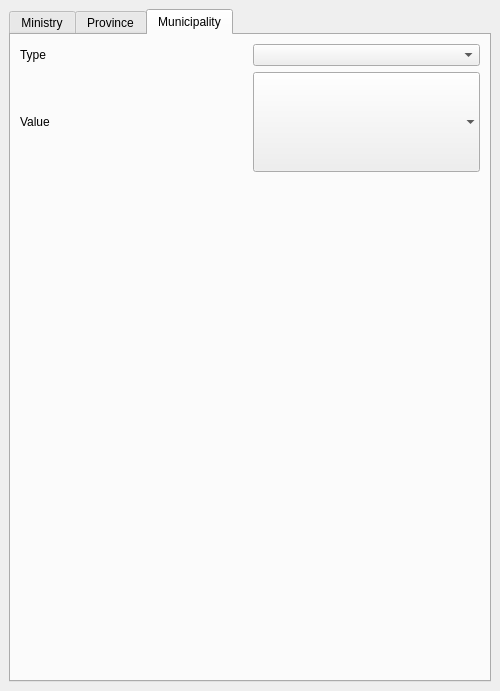
<?xml version="1.0" encoding="UTF-8"?>
<ui version="4.0">
 <class>PlanningToolDockWidgetBase</class>
 <widget class="QDockWidget" name="PlanningToolDockWidgetBase">
  <property name="geometry">
   <rect>
    <x>0</x>
    <y>0</y>
    <width>500</width>
    <height>691</height>
   </rect>
  </property>
  <property name="windowTitle">
   <string>Planning Plugin</string>
  </property>
  <widget class="QWidget" name="dockWidgetContents">
   <layout class="QGridLayout" name="gridLayout">
    <item row="0" column="0">
     <widget class="QTabWidget" name="tabWidget">
      <property name="currentIndex">
       <number>2</number>
      </property>
      <widget class="QWidget" name="tab">
       <attribute name="title">
        <string>Ministry</string>
       </attribute>
       <layout class="QGridLayout" name="gridLayout_2">
        <item row="0" column="0">
         <layout class="QGridLayout" name="grid_details">
          <item row="2" column="1">
           <widget class="QLineEdit" name="input_address"/>
          </item>
          <item row="1" column="0">
           <widget class="QLabel" name="label_16">
            <property name="text">
             <string>No. of People</string>
            </property>
           </widget>
          </item>
          <item row="1" column="1">
           <widget class="QSpinBox" name="input_nOfPeople"/>
          </item>
          <item row="3" column="0">
           <widget class="QLabel" name="label_15">
            <property name="text">
             <string>Phone</string>
            </property>
           </widget>
          </item>
          <item row="0" column="0">
           <widget class="QLabel" name="label_11">
            <property name="text">
             <string>Name</string>
            </property>
           </widget>
          </item>
          <item row="3" column="1">
           <widget class="QLineEdit" name="input_phone"/>
          </item>
          <item row="0" column="1">
           <widget class="QLineEdit" name="input_name"/>
          </item>
          <item row="2" column="0">
           <widget class="QLabel" name="label_12">
            <property name="text">
             <string>Address</string>
            </property>
           </widget>
          </item>
          <item row="4" column="0" alignment="Qt::AlignTop">
           <widget class="QLabel" name="label_13">
            <property name="text">
             <string>Description</string>
            </property>
           </widget>
          </item>
          <item row="4" column="1">
           <widget class="QTextEdit" name="input_description"/>
          </item>
         </layout>
        </item>
       </layout>
      </widget>
      <widget class="QWidget" name="tab_2">
       <attribute name="title">
        <string>Province</string>
       </attribute>
       <layout class="QGridLayout" name="gridLayout_3">
        <item row="0" column="0">
         <layout class="QGridLayout" name="grid_details_2">
          <item row="2" column="1">
           <widget class="QLineEdit" name="input_address_2"/>
          </item>
          <item row="1" column="0">
           <widget class="QLabel" name="label_17">
            <property name="text">
             <string>No. of People</string>
            </property>
           </widget>
          </item>
          <item row="1" column="1">
           <widget class="QSpinBox" name="input_nOfPeople_2"/>
          </item>
          <item row="3" column="0">
           <widget class="QLabel" name="label_18">
            <property name="text">
             <string>Phone</string>
            </property>
           </widget>
          </item>
          <item row="0" column="0">
           <widget class="QLabel" name="label_14">
            <property name="text">
             <string>Name</string>
            </property>
           </widget>
          </item>
          <item row="3" column="1">
           <widget class="QLineEdit" name="input_phone_2"/>
          </item>
          <item row="0" column="1">
           <widget class="QLineEdit" name="input_name_2"/>
          </item>
          <item row="2" column="0">
           <widget class="QLabel" name="label_19">
            <property name="text">
             <string>Address</string>
            </property>
           </widget>
          </item>
          <item row="4" column="0" alignment="Qt::AlignTop">
           <widget class="QLabel" name="label_20">
            <property name="text">
             <string>Description</string>
            </property>
           </widget>
          </item>
          <item row="4" column="1">
           <widget class="QTextEdit" name="input_description_2"/>
          </item>
         </layout>
        </item>
       </layout>
      </widget>
      <widget class="QWidget" name="tab_3">
       <attribute name="title">
        <string>Municipality</string>
       </attribute>
       <layout class="QGridLayout" name="gridLayout_4">
        <item row="1" column="0">
         <spacer name="verticalSpacer">
          <property name="orientation">
           <enum>Qt::Vertical</enum>
          </property>
          <property name="sizeHint" stdset="0">
           <size>
            <width>20</width>
            <height>40</height>
           </size>
          </property>
         </spacer>
        </item>
        <item row="0" column="0">
         <layout class="QGridLayout" name="grid_details_3">
          <item row="1" column="0">
           <widget class="QLabel" name="label_24">
            <property name="text">
             <string>Value</string>
            </property>
           </widget>
          </item>
          <item row="1" column="1">
           <widget class="QComboBox" name="comboBoxValue">
            <property name="sizePolicy">
             <sizepolicy hsizetype="Preferred" vsizetype="Minimum">
              <horstretch>0</horstretch>
              <verstretch>0</verstretch>
             </sizepolicy>
            </property>
            <property name="minimumSize">
             <size>
              <width>0</width>
              <height>100</height>
             </size>
            </property>
            <property name="baseSize">
             <size>
              <width>0</width>
              <height>0</height>
             </size>
            </property>
            <property name="font">
             <font>
              <pointsize>30</pointsize>
             </font>
            </property>
            <property name="sizeAdjustPolicy">
             <enum>QComboBox::AdjustToMinimumContentsLengthWithIcon</enum>
            </property>
            <property name="iconSize">
             <size>
              <width>16</width>
              <height>32</height>
             </size>
            </property>
            <property name="frame">
             <bool>false</bool>
            </property>
           </widget>
          </item>
          <item row="0" column="1">
           <widget class="QComboBox" name="comboBoxType"/>
          </item>
          <item row="0" column="0">
           <widget class="QLabel" name="label">
            <property name="text">
             <string>Type</string>
            </property>
           </widget>
          </item>
         </layout>
        </item>
       </layout>
      </widget>
     </widget>
    </item>
   </layout>
  </widget>
 </widget>
 <resources/>
 <connections/>
</ui>
